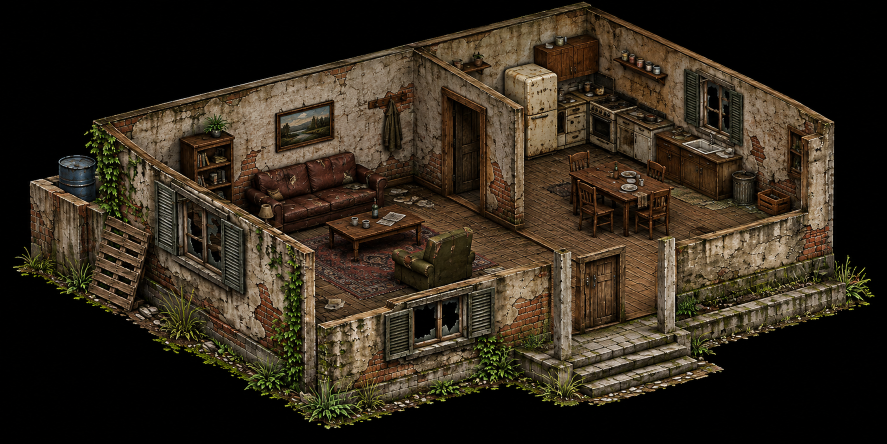
#> input picture assets/new_assets/casa_interior_iso_hd.png, 1774 x 887 px (shown at 1/2 size)
$ python preparar_casa_hd.py   (older library calls are emulated)
#> lines starting #> are read from the running program, lines starting #| are printed output that depends on the picture; after the words box and inside, x2 and y2 are one past the last pixel; in counts of white or black regions, pixels touching at a corner belong together
#!/usr/bin/env python3
"""
Afterkin: Nascidos da Ruína — prepara a casa HD (fachada, interior, portas e janelas).

Uso (na raiz do projeto):
    python tools/preparar_casa_hd.py

Entrada (assets/new_assets/): casa_fachada_hd.png, casa_interior_iso_hd.png,
                              portas_janelas_hd.png
Saída (assets/sprites_hd_recortados/):
    casa/interior_sala.png     interior isométrico (piso, móveis, paredes altas) da SALA
    casa/interior_cozinha.png  idem, da COZINHA
    casa/fachada_sala.png      telhado + parede frontal da SALA
    casa/fachada_cozinha.png   idem, da COZINHA
    casa/*_n.png               mapas de normais gerados do próprio desenho (relevo)
    portas_janelas/*.png       24 sprites de portas e janelas, fechadas e abertas

As duas imagens da casa foram desenhadas na mesma posição e escala, então a fachada
é recortada em duas metades pela MESMA linha que separa os cômodos (CORTE, abaixo).
Escondendo uma metade, aparece o interior daquele cômodo — o corte estilo
Project Zomboid. A outra metade continua fechada.

O fundo preto é removido por preenchimento a partir da borda, então preto DENTRO
do desenho (vãos, sombras) é preservado.

Requisitos: Python 3, numpy, opencv-python, Pillow.
"""
import json, os, sys
import numpy as np
import cv2
from PIL import Image

RAIZ = os.path.dirname(os.path.dirname(os.path.abspath(__file__)))
ENTRADA = "assets/new_assets"
SAIDA = "assets/sprites_hd_recortados"

LIMIAR_PRETO = 14          # canal mais claro <= isto conta como "preto de fundo"
FORCA_RELEVO = 2.2         # altura do relevo nos mapas de normais

# Linha que separa SALA (esquerda) de COZINHA (direita), em px das imagens da casa.
# Acompanha o topo da parede interna e desce pela ponta dela até a base da casa, de
# modo que a sala fica com a parede interna inteira e a cozinha com o telhado acima dela.
CORTE = [(880, 0), (880, 167), (1046, 245), (1046, 887)]

# nomes dos 24 sprites da folha de portas e janelas, na ordem da grade (6 por linha)
NOMES_PJ = [
    "porta_tabuas_fechada", "porta_tabuas_aberta", "porta_almofadada_fechada",
    "porta_almofadada_aberta", "porta_vidro4_fechada", "porta_vidro4_aberta",
    "porta_vidro4b_fechada", "porta_vidro4b_aberta", "porta_vidro1_fechada",
    "porta_vidro1_aberta", "porta_veneziana_fechada", "porta_veneziana_aberta",
    "janela_postigo_fechada", "janela_postigo_aberta", "janela_postigo_aberta_b",
    "janela_postigo_aberta_c", "janela_simples_fechada", "janela_simples_quebrada",
    "janela_baixa_fechada", "janela_baixa_aberta", "janela_baixa_aberta_b",
    "janela_baixa_aberta_c", "janela_alta_fechada", "janela_alta_aberta",
]


def remover_fundo(caminho):
    """Tira o fundo preto ligado à borda; preto interno é mantido."""
    rgb = np.array(Image.open(caminho).convert("RGB"))
    escuro = (rgb.max(2) <= LIMIAR_PRETO).astype(np.uint8)
    miolo = cv2.erode(escuro, np.ones((3, 3), np.uint8))
    n, lab = cv2.connectedComponents(miolo, connectivity=4)
    borda = np.unique(np.concatenate([lab[0], lab[-1], lab[:, 0], lab[:, -1]]))
    fundo = np.isin(lab, borda[borda > 0]).astype(np.uint8)
    fundo = cv2.dilate(fundo, np.ones((3, 3), np.uint8)) & escuro
    fg = (1 - fundo).astype(np.uint8)
    n, lab, st, _ = cv2.connectedComponentsWithStats(fg, connectivity=8)
    pequenos = np.nonzero(st[:, cv2.CC_STAT_AREA] < 40)[0]
    fg[np.isin(lab, pequenos[pequenos > 0])] = 0
    alfa = np.clip((cv2.GaussianBlur(fg.astype(np.float32), (0, 0), 0.6) - 0.25) / 0.5, 0, 1) * fg
    a8 = (alfa * 255 + 0.5).astype(np.uint8)
    rgba = np.dstack([rgb, a8])
    rgba[a8 == 0, :3] = 0
    return rgba


def mapa_de_normais(rgba, forca=FORCA_RELEVO):
    """Normal map tangente a partir do brilho do próprio desenho (relevo 2D)."""
    cinza = cv2.cvtColor(rgba[..., :3], cv2.COLOR_RGB2GRAY).astype(np.float32) / 255.0
    cinza = cv2.bilateralFilter(cinza, 7, 0.12, 7)        # tira ruído, mantém arestas
    dx = cv2.Sobel(cinza, cv2.CV_32F, 1, 0, ksize=5) * forca
    dy = cv2.Sobel(cinza, cv2.CV_32F, 0, 1, ksize=5) * forca
    nx, ny, nz = -dx, -dy, np.ones_like(dx)
    norma = np.sqrt(nx * nx + ny * ny + nz * nz)
    rgb = np.dstack([nx / norma, ny / norma, nz / norma]) * 0.5 + 0.5
    n = (rgb * 255 + 0.5).astype(np.uint8)
    n[rgba[..., 3] == 0] = (128, 128, 255)                # fora do desenho: normal reta
    return n


def mascara_lado(forma, lado):
    """Máscara 0/255 de um lado da linha CORTE."""
    h, w = forma
    m = np.zeros((h, w), np.uint8)
    x = 0 if lado == "sala" else w
    poli = np.array([(x, 0)] + CORTE + [(x, h)], np.int32)   # topo -> corte -> base
    cv2.fillPoly(m, [poli], 255)
    return m


def salvar(rgba, rel, com_normais=True):
    cam = os.path.join(RAIZ, SAIDA, rel)
    os.makedirs(os.path.dirname(cam), exist_ok=True)
    Image.fromarray(rgba, "RGBA").save(cam, optimize=True)
    print("  %-34s %dx%d" % (rel, rgba.shape[1], rgba.shape[0]))
    if com_normais:
        n = mapa_de_normais(rgba)
        Image.fromarray(n, "RGB").save(cam[:-4] + "_n.png", optimize=True)


def cortar_portas_janelas(rgba):
    n, lab, st, _ = cv2.connectedComponentsWithStats((rgba[..., 3] > 40).astype(np.uint8), 8)
    pecas = sorted([tuple(st[i, :4]) for i in range(1, n) if st[i, 4] > 3000],
                   key=lambda g: (g[1] // 150, g[0]))
    if len(pecas) != len(NOMES_PJ):
        print("  AVISO: achei %d peças, esperava %d" % (len(pecas), len(NOMES_PJ)))
    info = {}
    for (x, y, w, h), nome in zip(pecas, NOMES_PJ):
        rec = rgba[y:y + h, x:x + w].copy()
        cam = os.path.join(RAIZ, SAIDA, "portas_janelas", nome + ".png")
        os.makedirs(os.path.dirname(cam), exist_ok=True)
        Image.fromarray(rec, "RGBA").save(cam, optimize=True)
        info[nome] = [int(x), int(y), int(w), int(h)]
    print("  portas_janelas/                    %d sprites" % len(info))
    return info


def main():
    entrada = os.path.join(RAIZ, ENTRADA)
    faltando = [f for f in ("casa_fachada_hd", "casa_interior_iso_hd", "portas_janelas_hd")
                if not os.path.isfile(os.path.join(entrada, f + ".png"))]
    if faltando:
        print("ERRO: não encontrei em %s: %s" % (ENTRADA, ", ".join(faltando)))
        return 1
    print("removendo o fundo preto e gerando os recortes:")
    interior = remover_fundo(os.path.join(entrada, "casa_interior_iso_hd.png"))
#> in remover_fundo, rgb is the input picture: shape (887, 1774, 3); mean R, G, B 49.8, 40.5, 27.6
#> in remover_fundo, `escuro = (rgb.max(2) <= LIMIAR_PRETO).astype(np.uint8)`:
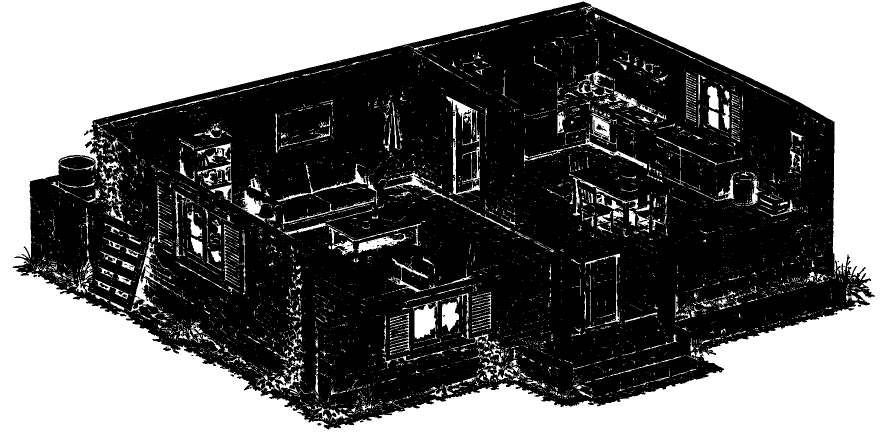
#> escuro: shape (887, 1774) (shown at 1/2 size); values 0 (black) and 1 (white), 43% white; 5771 white regions (5233 under 20 px), largest, box (x1, y1, x2, y2) and area: (0, 0, 1774, 887) 599167, (893, 192, 960, 390) 2672, (1048, 228, 1294, 337) 2331
#> in remover_fundo, `miolo = cv2.erode(escuro, np.ones((3, 3), np.uint8))`: miolo: shape (887, 1774); values 0 (black) and 1 (white), 38.7% white; 855 white regions (720 under 20 px), largest, box (x1, y1, x2, y2) and area: (0, 0, 1774, 887) 590344, (830, 609, 871, 676) 1921, (885, 605, 917, 661) 1160
#> in remover_fundo, `n, lab = cv2.connectedComponents(miolo, connectivity=4)`: lab: shape (887, 1774) int32; 987 distinct labels, from 0 to 986
#> in remover_fundo, `n, lab = cv2.connectedComponents(miolo, connectivity=4)`: n = 987
#> in remover_fundo, `borda = np.unique(np.concatenate([lab[0], lab[-1], lab[:, 0], lab[:, -..`: borda = [1]
#> in remover_fundo, `fundo = np.isin(lab, borda[borda > 0]).astype(np.uint8)`: fundo: shape (887, 1774); values 0 (black) and 1 (white), 37.5% white; 1 white region, box (x1, y1, x2, y2) and area: (0, 0, 1774, 887) 590327
#> in remover_fundo, `fundo = cv2.dilate(fundo, np.ones((3, 3), np.uint8)) & escuro`: fundo: shape (887, 1774); values 0 (black) and 1 (white), 38% white; 1 white region, box (x1, y1, x2, y2) and area: (0, 0, 1774, 887) 597373
#> in remover_fundo, `n, lab, st, _ = cv2.connectedComponentsWithStats(fg, connectivity=8)`: lab: shape (887, 1774) int32; 4 distinct labels, from 0 to 3
#> in remover_fundo, `n, lab, st, _ = cv2.connectedComponentsWithStats(fg, connectivity=8)`: n = 4; st = [[0, 0, 1774, 887, 597373], [25, 3, 1725, 856, 976127], [383, 710, 4, 2, 7], [635, 846, 8, 5, 31]]
#> in remover_fundo, `pequenos = np.nonzero(st[:, cv2.CC_STAT_AREA] < 40)[0]`: pequenos = [2, 3]
#> in remover_fundo, `fg[np.isin(lab, pequenos[pequenos > 0])] = 0`: fg: shape (887, 1774); values 0 (black) and 1 (white), 62% white; 1 black region, box (x1, y1, x2, y2) and area: (0, 0, 1774, 887) 597411
#> in remover_fundo, `rgba[a8 == 0, :3] = 0`: rgba: shape (887, 1774, 4); mean R, G, B, A 49.8, 40.4, 27.6, 158.2
    fachada = remover_fundo(os.path.join(entrada, "casa_fachada_hd.png"))
#> call 2 of remover_fundo, with caminho = 'assets/new_assets/casa_fachada_hd.png'
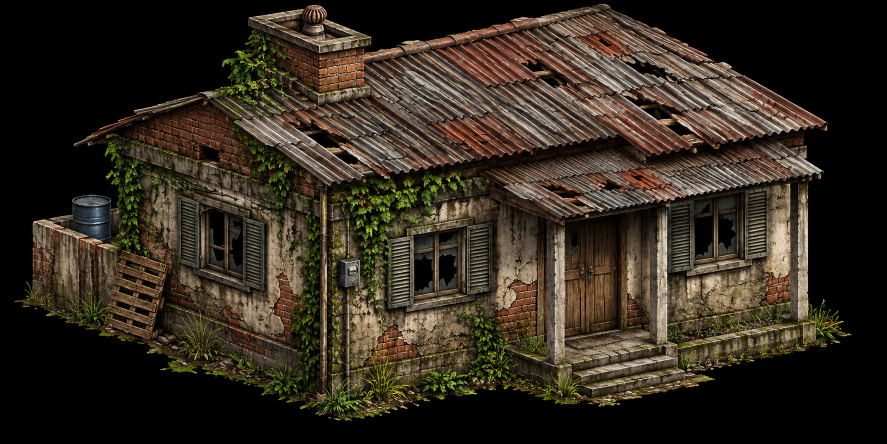
#> input picture assets/new_assets/casa_fachada_hd.png, 1774 x 887 px (shown at 1/2 size)
#> in remover_fundo, rgb is the input picture: shape (887, 1774, 3); mean R, G, B 50.9, 42.7, 30.7
#> in remover_fundo (call 2), `escuro = (rgb.max(2) <= LIMIAR_PRETO).astype(np.uint8)`: escuro: shape (887, 1774); values 0 (black) and 1 (white), 43% white; 4601 white regions (4090 under 20 px), largest, box (x1, y1, x2, y2) and area: (0, 0, 1774, 887) 586122, (1129, 425, 1258, 662) 3585, (933, 270, 1268, 340) 3276
#> in remover_fundo (call 2), `miolo = cv2.erode(escuro, np.ones((3, 3), np.uint8))`: miolo: shape (887, 1774); values 0 (black) and 1 (white), 38.7% white; 843 white regions (632 under 20 px), largest, box (x1, y1, x2, y2) and area: (0, 0, 1774, 887) 576806, (1390, 432, 1424, 511) 2221, (830, 514, 865, 581) 1783
#> in remover_fundo (call 2), `n, lab = cv2.connectedComponents(miolo, connectivity=4)`: lab: shape (887, 1774) int32; 1002 distinct labels, from 0 to 1001
#> in remover_fundo (call 2), `n, lab = cv2.connectedComponents(miolo, connectivity=4)`: n = 1002
#> in remover_fundo (call 2), `fundo = np.isin(lab, borda[borda > 0]).astype(np.uint8)`: fundo: shape (887, 1774); values 0 (black) and 1 (white), 36.7% white; 1 white region, box (x1, y1, x2, y2) and area: (0, 0, 1774, 887) 576801
#> in remover_fundo (call 2), `fundo = cv2.dilate(fundo, np.ones((3, 3), np.uint8)) & escuro`: fundo: shape (887, 1774); values 0 (black) and 1 (white), 37.2% white; 1 white region, box (x1, y1, x2, y2) and area: (0, 0, 1774, 887) 584573
#> in remover_fundo (call 2), `n, lab, st, _ = cv2.connectedComponentsWithStats(fg, connectivity=8)`: lab: shape (887, 1774) int32; 5 distinct labels, from 0 to 4
#> in remover_fundo (call 2), `n, lab, st, _ = cv2.connectedComponentsWithStats(fg, connectivity=8)`: n = 5; st = [[0, 0, 1774, 887, 584573], [29, 7, 1675, 835, 988944], [1653, 617, 1, 1, 1], [996, 776, 1, 1, 1], [656, 834, 6, 4, 19]]
#> in remover_fundo (call 2), `pequenos = np.nonzero(st[:, cv2.CC_STAT_AREA] < 40)[0]`: pequenos = [2, 3, 4]
#> in remover_fundo (call 2), `fg[np.isin(lab, pequenos[pequenos > 0])] = 0`: fg: shape (887, 1774); values 0 (black) and 1 (white), 62.8% white; 1 black region, box (x1, y1, x2, y2) and area: (0, 0, 1774, 887) 584594
#> in remover_fundo (call 2), `rgba[a8 == 0, :3] = 0`: rgba: shape (887, 1774, 4); mean R, G, B, A 50.9, 42.6, 30.6, 160.2
    pj = remover_fundo(os.path.join(entrada, "portas_janelas_hd.png"))
#> call 3 of remover_fundo, with caminho = 'assets/new_assets/portas_janelas_hd.png'
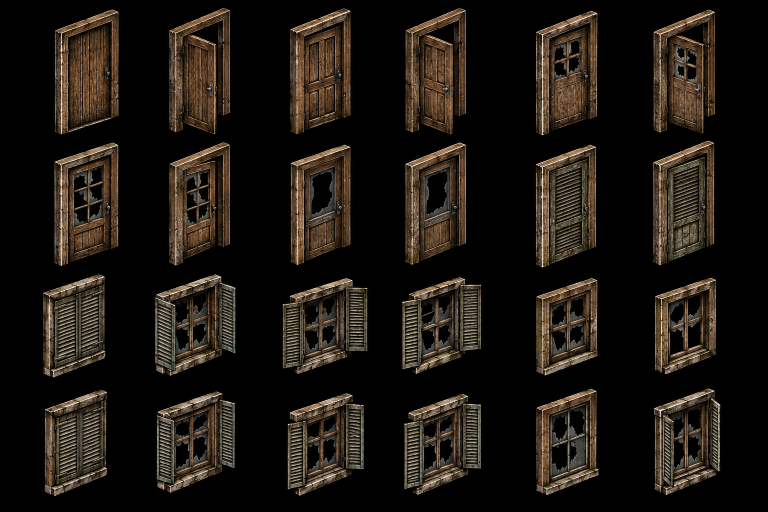
#> input picture assets/new_assets/portas_janelas_hd.png, 1536 x 1024 px (shown at 1/2 size)
#> in remover_fundo, rgb is the input picture: shape (1024, 1536, 3); mean R, G, B 29, 23.6, 17.7
#> in remover_fundo (call 3), `escuro = (rgb.max(2) <= LIMIAR_PRETO).astype(np.uint8)`: escuro: shape (1024, 1536); values 0 (black) and 1 (white), 68.5% white; 53 black regions (28 under 20 px), largest, box (x1, y1, x2, y2) and area: (109, 19, 237, 269) 25317, (581, 16, 701, 269) 24101, (811, 16, 932, 269) 23466
#> in remover_fundo (call 3), `miolo = cv2.erode(escuro, np.ones((3, 3), np.uint8))`: miolo: shape (1024, 1536); values 0 (black) and 1 (white), 64.3% white; 24 black regions, largest, box (x1, y1, x2, y2) and area: (108, 18, 238, 270) 27762, (580, 15, 702, 270) 26281, (1305, 280, 1430, 532) 26154
#> in remover_fundo (call 3), `n, lab = cv2.connectedComponents(miolo, connectivity=4)`:
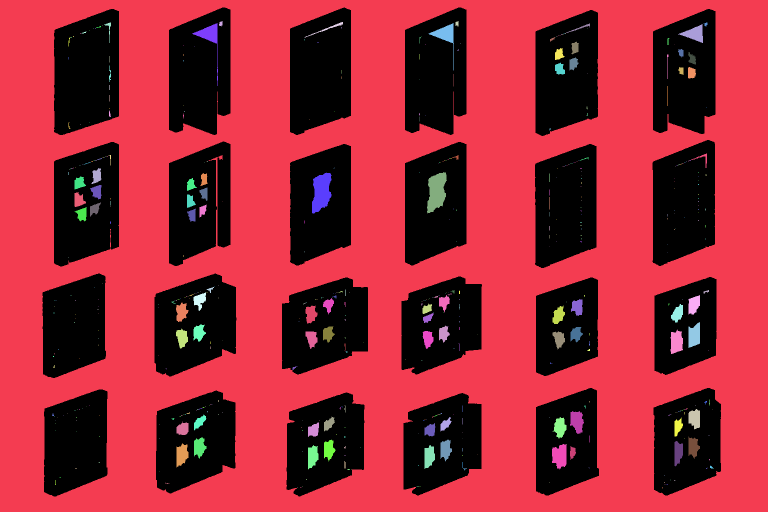
#> lab: shape (1024, 1536) int32 (shown at 1/2 size); 518 distinct labels, from 0 to 517; one colour per label, 0 black
#> in remover_fundo (call 3), `n, lab = cv2.connectedComponents(miolo, connectivity=4)`: n = 518
#> in remover_fundo (call 3), `fundo = np.isin(lab, borda[borda > 0]).astype(np.uint8)`: fundo: shape (1024, 1536); values 0 (black) and 1 (white), 61.7% white; 24 black regions, largest, box (x1, y1, x2, y2) and area: (108, 18, 238, 270) 28102, (108, 284, 238, 533) 27683, (1306, 18, 1431, 268) 27013
#> in remover_fundo (call 3), `fundo = cv2.dilate(fundo, np.ones((3, 3), np.uint8)) & escuro`: fundo: shape (1024, 1536); values 0 (black) and 1 (white), 62.9% white; 24 black regions, largest, box (x1, y1, x2, y2) and area: (109, 19, 237, 269) 27328, (109, 285, 237, 532) 26829, (1307, 19, 1430, 267) 26187
#> in remover_fundo (call 3), `n, lab, st, _ = cv2.connectedComponentsWithStats(fg, connectivity=8)`:
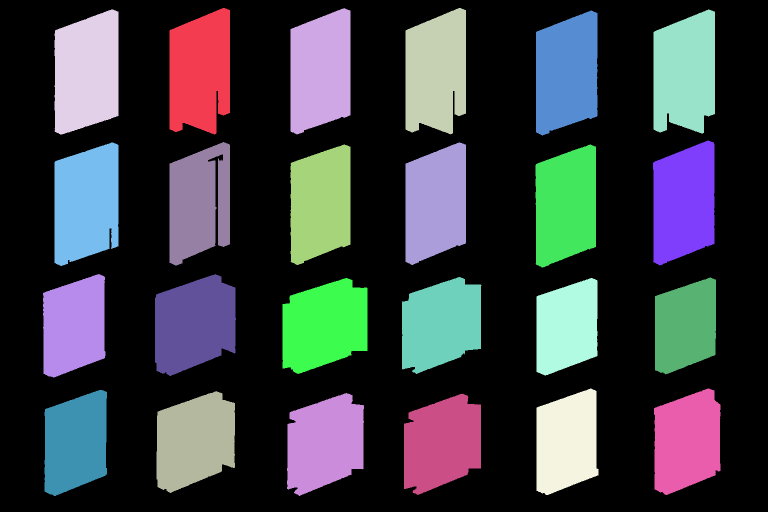
#> lab: shape (1024, 1536) int32 (shown at 1/2 size); 25 distinct labels, from 0 to 24; one colour per label, 0 black
#> in remover_fundo (call 3), `n, lab, st, _ = cv2.connectedComponentsWithStats(fg, connectivity=8)`: n = 25; st = 25 rows, first 6: [0, 0, 1536, 1024, 989214], [339, 16, 121, 253, 25992], [581, 16, 120, 253, 25775], [811, 16, 121, 253, 26077], [109, 19, 128, 250, 27328], [1307, 19, 123, 248, 26187]
#> in remover_fundo (call 3), `pequenos = np.nonzero(st[:, cv2.CC_STAT_AREA] < 40)[0]`: pequenos = empty array
#> in remover_fundo (call 3), `rgba[a8 == 0, :3] = 0`: rgba: shape (1024, 1536, 4); mean R, G, B, A 28.9, 23.4, 17.6, 94.6

    for lado in ("sala", "cozinha"):
        m = mascara_lado(fachada.shape[:2], lado)
        for arte, rotulo in ((interior, "interior"), (fachada, "fachada")):
            peca = arte.copy()
            peca[m == 0] = 0
            salvar(peca, "casa/%s_%s.png" % (rotulo, lado))
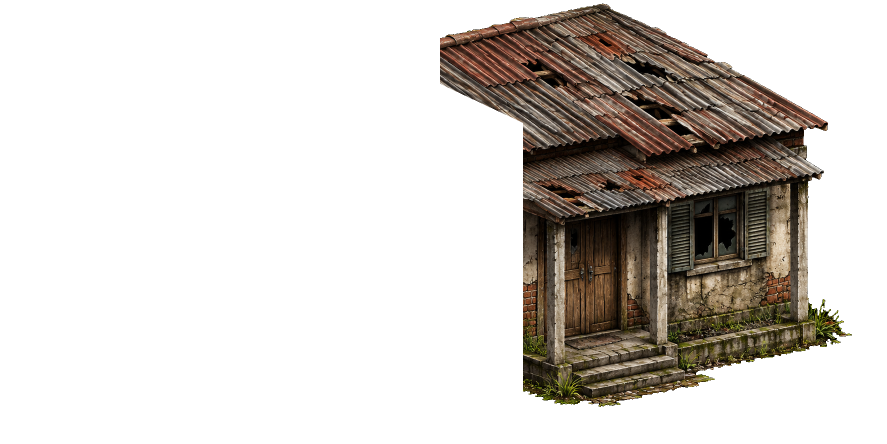
#> peca: shape (887, 1774, 4) (shown at 1/2 size); mean R, G, B, A 24.5, 20.1, 15.6, 67.9; transparent parts drawn white
    info = cortar_portas_janelas(pj)
#> in cortar_portas_janelas, `n, lab, st, _ = cv2.connectedComponentsWithStats((rgba[..., 3] > 40).a..`: n = 25
#> in cortar_portas_janelas, `pecas = sorted([tuple(st[i, :4]) for i in range(1, n) if st[i, 4] > 30..`: pecas = 24 items, first 6: (109, 19, 128, 250), (339, 16, 121, 253), (581, 16, 120, 253), (811, 16, 121, 253), (1072, 21, 123, 250), (1307, 19, 123, 248)
#> the loop in cortar_portas_janelas, `for (x, y, w, h), nome in zip(pecas, NOMES_PJ):` made 24 passes
#> (x, y, w, h, nome) on passes 1 to 12: (109, 19, 128, 250, 'porta_tabuas_fechada'), (339, 16, 121, 253, 'porta_tabuas_aberta'), (581, 16, 120, 253, 'porta_almofadada_fechada'), (811, 16, 121, 253, 'porta_almofadada_aberta'), (1072, 21, 123, 250, 'porta_vidro4_fechada'), (1307, 19, 123, 248, 'porta_vidro4_aberta'), (109, 285, 128, 247, 'porta_vidro4b_fechada'), (339, 284, 121, 247, 'porta_vidro4b_aberta'), (581, 289, 120, 241, 'porta_vidro1_fechada'), (811, 285, 121, 245, 'porta_vidro1_aberta'), (1071, 289, 121, 246, 'porta_veneziana_fechada'), (1306, 281, 123, 250, 'porta_veneziana_aberta')
#> after the loop in cortar_portas_janelas, `for (x, y, w, h), nome in zip(pecas, NOMES_PJ):`:
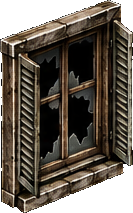
#> rec: shape (213, 133, 4); mean R, G, B, A 58.8, 50.5, 40.6, 207; transparent parts drawn white
#> after the loop in cortar_portas_janelas, `for (x, y, w, h), nome in zip(pecas, NOMES_PJ):`: info = 24 items
#|   portas_janelas/                    24 sprites
#> info = 24 items

    with open(os.path.join(RAIZ, SAIDA, "casa", "casa.json"), "w", encoding="utf-8") as f:
        json.dump({"tamanho": [int(interior.shape[1]), int(interior.shape[0])],
                   "corte": CORTE, "portas_janelas": info}, f, ensure_ascii=False, indent=1)
    print("pronto.")
    return 0


if __name__ == "__main__":
    sys.exit(main())
#> (the program exits here)
